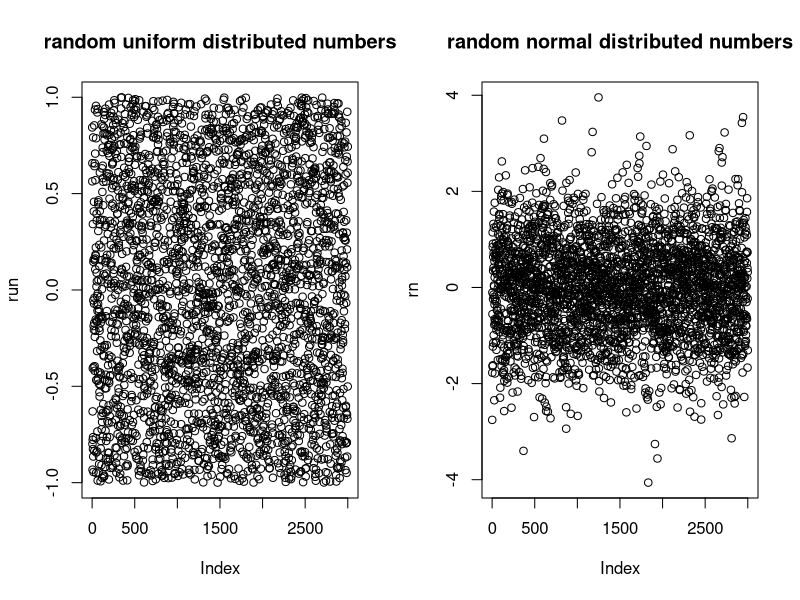

Generate this figure with R:
library(ggplot2)
##############################
n=3000
run<-runif(n,min=-1,max=1)
head(run)
#qplot(run)
###################################
rn<-rnorm(n,mean=0,sd=1)
#qplot(rn)
#####################

par(mfrow=c(1,2))
plot(run,main="random uniform distributed numbers")
plot(rn,main='random normal distributed numbers')

######################################
